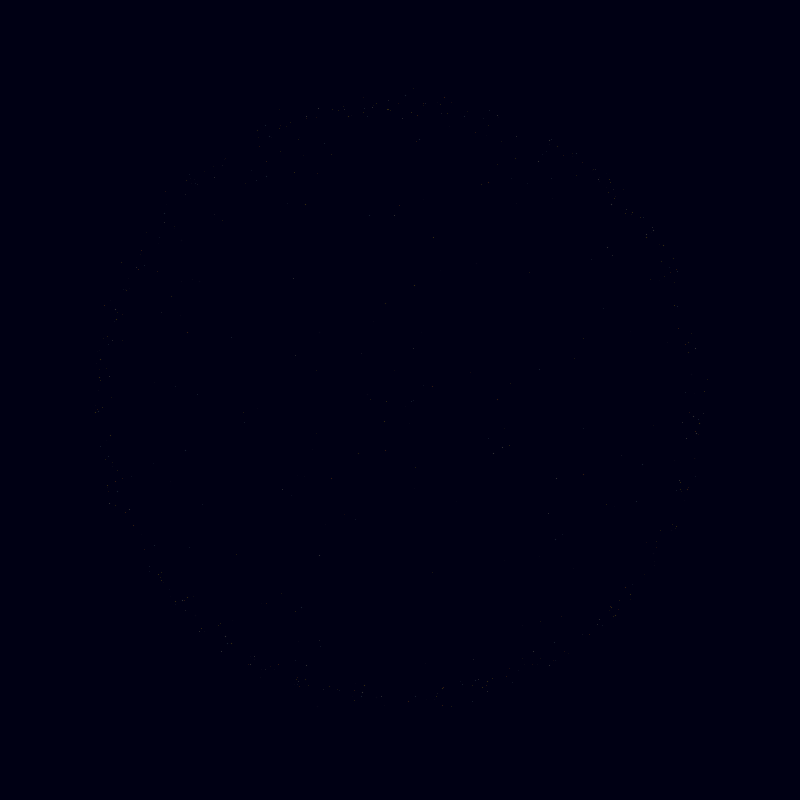
Frame 1 (no input)
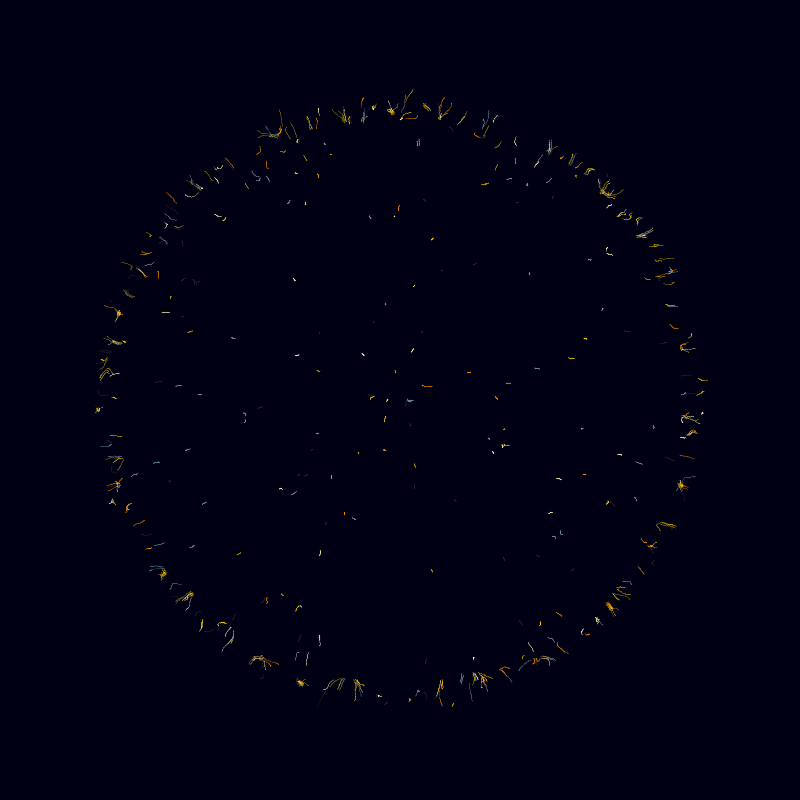
Frame 60 (the mouse pressed at the canvas centre just before this capture)
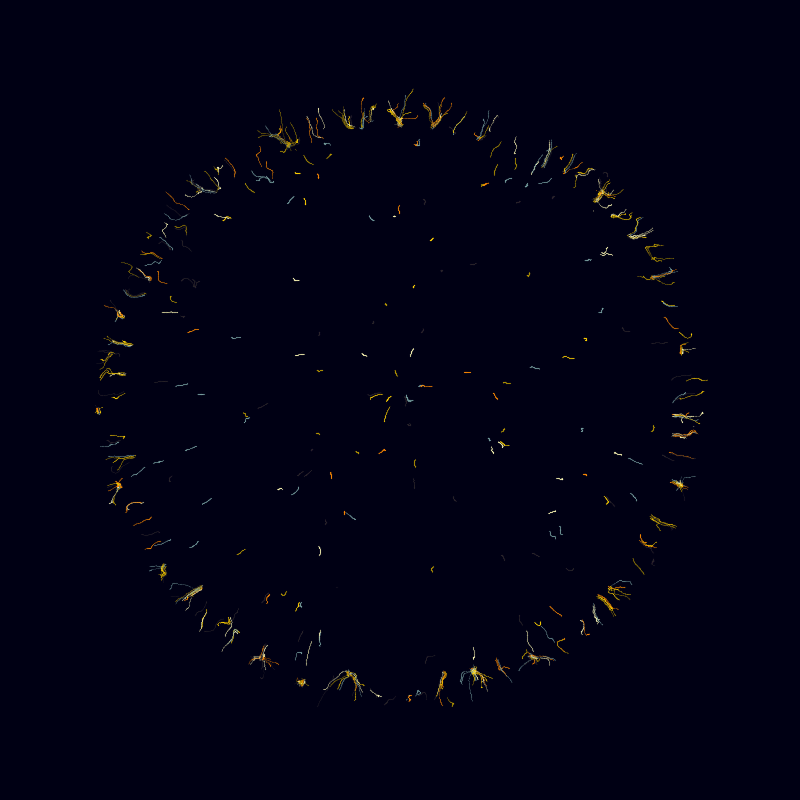
Frame 120 (the mouse held since frame 60 and released just before this capture)

The Processing sketch that drew these frames (run headless with seeded random() and noise(); from frame 60 on, the mouse is pressed at the canvas centre):

// Processing sketch: build
// ── build.pde
/*
*
* step4 --> What's Next ?
*
* we can mess with several factors in this small model :
* number of particles
* particle size, colors, alpha
* distance love/hate formula
* time speed
* initial position and age
* moodSimilarity and calcMood functions
*
*/
// -------- VARS

// number of particles
final static int N = 500;

// colors
final static color[] cols = { #FF8A00, #FFD200, #749D9D, #FCF5B3, #B39500, #272429 };
// collection of all particles
ArrayList<Particle> particles = new ArrayList<Particle>(N);
//
float time = 0.0;

// -------- SETUP

void setup() {
  size(800, 800);
  noFill();
  smooth(8);
  strokeWeight(0.7);
  background(0, 0, 20);

  // init particles
  for(int i=0; i<N; i++) {
    particles.add( new Particle(i) );
  }
}

// -------- DRAW

void draw() {
  for(Particle p : particles) {
    // love/hate vector
    float lovex = 0.0;
    float lovey = 0.0;

    for(Particle o : particles) {
      // do not compare with yourself
      if(p.id != o.id) {
        // calculate vector to get distance and direction
        PVector v = new PVector(o.x-p.x, o.y-p.y);
        float distance = v.mag();
        float angle = v.heading();

        // love !
        float love = 1.0 / distance;
        // or hate...
        if (distance<2.0) love = -love;
        // mood factor
        love *= p.moodSimilarity(o);
        // not too fast
        love *= 0.5;

        // update love vector
        lovey += love * sin(angle);
        lovex += love * cos(angle);
      }

      // calculated love vector will be our speed in resultant direction
      p.dx = lovex;
      p.dy = lovey;
    }
  }

  // update and draw
  for(Particle p : particles) {
    p.update();
    p.draw();
  }
  time += 0.001;
}

// -------- FUNCTIONS

class Particle {
  // position
  float x, y;
  // velocity
  float dx, dy;
  // id
  int id;
  // life length
  float age;
  // some random color
  color c = cols[(int)random(cols.length)];

  // mood factor
  float mood;

  void reset() {
    // distribute initial point on the ring, more near the outer edge, distorted
    float angle = random(TWO_PI);
    float r = 5.0*randomGaussian() + (width/2-100)*(1.0-pow(random(1.0), 7.0));
    x = cos(angle)*r;
    y = sin(angle)*r;
    // set random age
    age = (int)random(100, 2000);
    calcMood();
  }

  void draw() {
    float sz = random(0.7, 1.4);

    stroke(c,50);
    strokeWeight(sz);
    point(x+width/2, y+height/2);
  }

  // update position with externally calculated speed
  // check also age
  void update() {
    if(--age < 0) {
      reset();
      } else {
        x += dx;
        y += dy;
        calcMood();
      }
    }

    Particle(int i) {
      id = i;
      reset();
    }

    // compare moods
    float moodSimilarity(Particle p) {
      return 1.0-abs(p.mood-this.mood);
    }
    // calculate current mood
    private void calcMood() {
      mood = sin(noise(x/10.0, y/10.0, time)*TWO_PI); // ??? but cool results ...!
    }
  }

  //
  void keyPressed() {
    if(key == 'n') noLoop();
    if(key == 'l') loop();
  }
  // -------- END
